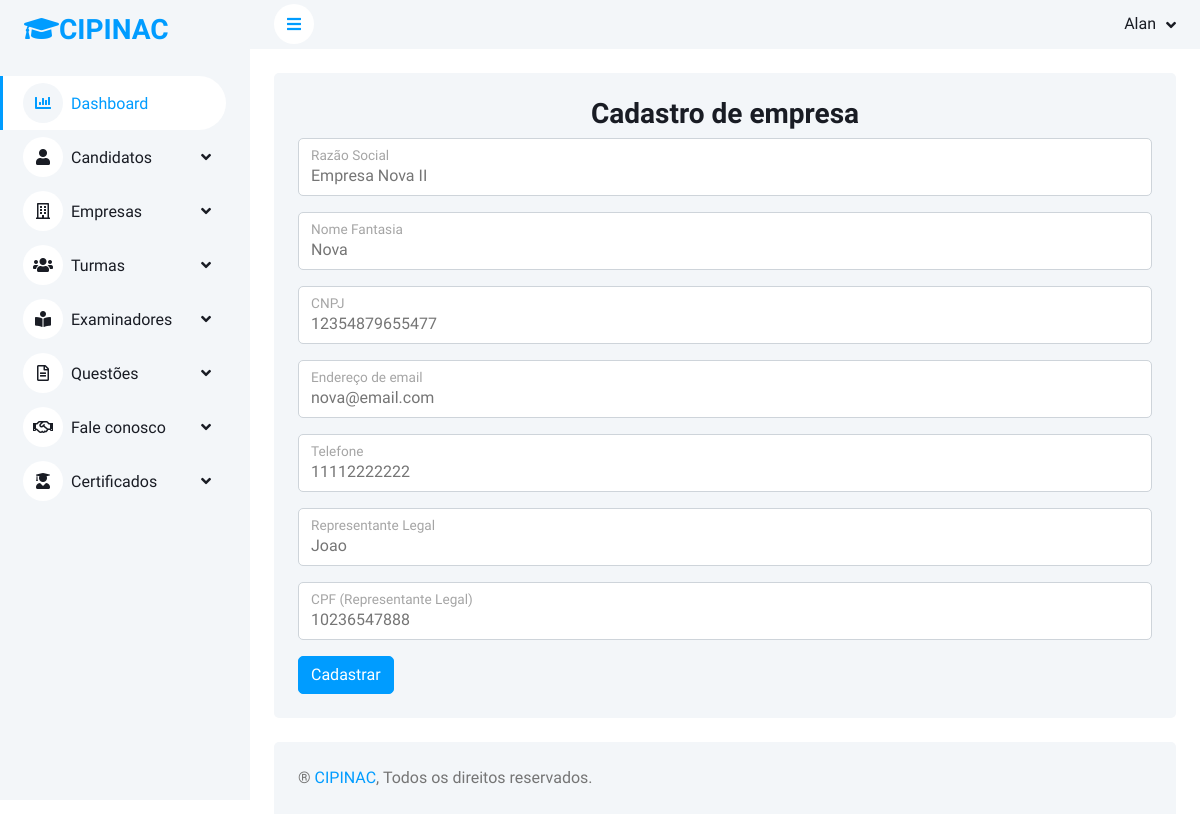
The page /empresa/1/ (signed in) on the database its author committed.
### alunos/models.py (models this page shows, shortened)
class Empresa(models.Model):
    razao_social = models.CharField(max_length=100)
    nome_fantasia = models.CharField(max_length=100)
    cnpj = models.CharField(max_length=14, unique=True)
    email = models.EmailField(max_length=50, null=True, blank=True, unique=True)
    telefone = models.CharField(max_length=11, null=True, blank=True)
    representante_legal = models.CharField(max_length=100)
    cpf_representante_legal = models.CharField(max_length=11)

### alunos/views.py (the view)
# urls.py: path('empresa/<int:pk>/',views.update_empresa, name="update_empresa"),
@login_required(login_url='index')
def update_empresa(request, pk):
    empresa = Empresa.objects.get(id=pk)
    form = EmpresaForm(instance=empresa)
    if request.method == "POST":
        form = EmpresaForm(request.POST, instance=empresa)
        if form.is_valid():
            form.save()
            messages.success(request, ("Empresa atualizada com sucesso!"))
            return render(request, 'add-empresa.html', {'form': form})
    return render(request, 'add-empresa.html', {'form': form})

### alunos/forms.py
class EmpresaForm(forms.ModelForm):
    class Meta:
        model = Empresa
        fields = '__all__'

### templates/add-empresa.html (shortened to what this page needs)
{% extends 'base.html' %}
{% load static %}
{% load widget_tweaks %}
{% block content %}
                    <div class="container-fluid pt-4 px-4">
                        <div class="bg-light rounded h-100 p-4">
                            <h3 class="text-center">Cadastro de empresa</h3>
                            <form action="." method="post" enctype="multipart/form-data">{% csrf_token %}
                                <div class="form-floating mb-3">
                                    {% render_field form.razao_social class="form-control"  type="text" %}
                                    <label for="floatingInput">Razão Social</label>
                                </div>
                                <div class="form-floating mb-3">
                                    {% render_field form.nome_fantasia class="form-control"  type="text" %}
                                    <label for="floatingInput">Nome Fantasia</label>
                                </div>
                                <div class="form-floating mb-3">
                                    {% render_field form.cnpj class="form-control"  type="text" %}
                                    <label for="floatingInput">CNPJ</label>
                                </div>
                                <div class="form-floating mb-3">
                                    {% render_field form.email class="form-control"  type="email" %}
                                    <label for="floatingInput">Endereço de email</label>
                                </div>
                                <div class="form-floating mb-3">
                                    {% render_field form.telefone class="form-control"  type="text" %}
                                    <label for="floatingInput">Telefone</label>
                                </div>
                                <div class="form-floating mb-3">
                                    {% render_field form.representante_legal class="form-control"  type="text" %}
                                    <label for="floatingInput">Representante Legal</label>
                                </div>
                                <div class="form-floating mb-3">
                                    {% render_field form.cpf_representante_legal class="form-control"  type="text" %}
                                    <label for="floatingInput">CPF (Representante Legal)</label>
                                </div>
                                <button type="submit" class="btn btn-primary">Cadastrar</button>
                            </form>
                        </div>
                    </div>
{% endblock %}

### templates/base.html (shortened to what this page needs)
{% load static %}
<!DOCTYPE html>
<html lang="pt-br">
<head>
    <link href="https://cdnjs.cloudflare.com/ajax/libs/font-awesome/5.10.0/css/all.min.css" rel="stylesheet">
    <link href="https://cdn.jsdelivr.net/npm/bootstrap-icons@1.4.1/font/bootstrap-icons.css" rel="stylesheet">
    <link href="{% static 'assets/css/bootstrap.min.css' %}" rel="stylesheet">
    <link href="{% static 'assets/css/style.css' %}" rel="stylesheet">
</head>
<body>
    <div class="container-xxl position-relative bg-white d-flex p-0">
        <div class="sidebar pe-4 pb-3">
            <nav class="navbar bg-light navbar-light">
                <a href="{% url 'index' %}" class="navbar-brand mx-4 mb-3">
                    <h3 class="text-primary"><i class="fa fa-graduation-cap"></i>CIPINAC</h3>
                </a>
                <div class="navbar-nav w-100">
                    <a href="{% url 'dashboard' %}" class="nav-item nav-link active"><i class="fa fa-chart-bar me-2"></i>Dashboard</a>
                    <div class="nav-item dropdown">
                        <a href="#" class="nav-link dropdown-toggle" data-bs-toggle="dropdown"><i class="fa fa-user me-2"></i>Candidatos</a>
                    </div>
                    <div class="nav-item dropdown">
                        <a href="#" class="nav-link dropdown-toggle" data-bs-toggle="dropdown"><i class="far fa-building me-2"></i>Empresas</a>
                    <div class="nav-item dropdown">
                        <a href="#" class="nav-link dropdown-toggle" data-bs-toggle="dropdown"><i class="far fas fa-users me-2"></i>Turmas</a>
                    </div>
                    <div class="nav-item dropdown">
                        <a href="#" class="nav-link dropdown-toggle" data-bs-toggle="dropdown"><i class="far fas fa-book-reader me-2"></i>Examinadores</a>
                    </div>
                    <div class="nav-item dropdown">
                        <a href="#" class="nav-link dropdown-toggle" data-bs-toggle="dropdown"><i class="far fa-file-alt me-2"></i>Questões</a>
                    </div>
                    <div class="nav-item dropdown">
                        <a href="#" class="nav-link dropdown-toggle" data-bs-toggle="dropdown"><i class="far far fa-handshake me-2"></i>Fale conosco</a>
                    </div>
                    <div class="nav-item dropdown">
                        <a href="#" class="nav-link dropdown-toggle" data-bs-toggle="dropdown"><i class="far far fas fa-user-graduate me-2"></i>Certificados</a>
                    </div>
                </div>
            </nav>
        </div>
        <div class="content">
            <nav class="navbar navbar-expand bg-light navbar-light sticky-top px-4 py-0">
                <a href="#" class="sidebar-toggler flex-shrink-0">
                    <i class="fa fa-bars"></i>
                </a>
                <div class="navbar-nav align-items-center ms-auto">
                    <div class="nav-item dropdown">
                        <a href="#" class="nav-link dropdown-toggle" data-bs-toggle="dropdown">
                            <span class="d-none d-lg-inline-flex">{{request.user.first_name}}</span>
                        </a>
                    </div>
                </div>
            </nav>
                    {% block content %}{% endblock %}
            <div class="container-fluid pt-4 px-4">
                <div class="bg-light rounded-top p-4">
                    <div class="row">
                        <div class="col-12 col-sm-6 text-center text-sm-start">
                            ® <a href="#">CIPINAC</a>, Todos os direitos reservados.
                        </div>
                    </div>
                </div>
            </div>
        </div>
    </div>
</body>
</html>

### static/assets/css/style.css (style rules this page uses)
:root { --primary: #009CFF; --light: #F3F6F9; --dark: #191C24; }
.btn { transition: .5s; }
.btn.btn-primary { color: #FFFFFF; }
.sidebar { position: fixed; top: 0; left: 0; bottom: 0; width: 250px; height: 100vh; overflow-y: auto; background: var(--light); transition: 0.5s; z-index: 999; }
.content { margin-left: 250px; min-height: 100vh; background: #FFFFFF; transition: 0.5s; }
@media (min-width: 992px) { .sidebar { margin-left: 0; } }
@media (min-width: 992px) { .content { width: calc(100% - 250px); } }
.sidebar .navbar .navbar-nav .nav-link { padding: 7px 20px; color: var(--dark); font-weight: 500; border-left: 3px solid var(--light); border-radius: 0 30px 30px 0; outline: none; }
.sidebar .navbar .navbar-nav .nav-link:hover, .sidebar .navbar .navbar-nav .nav-link.active { color: var(--primary); background: #FFFFFF; border-color: var(--primary); }
.sidebar .navbar .navbar-nav .nav-link i { width: 40px; height: 40px; display: inline-flex; align-items: center; justify-content: center; background: #FFFFFF; border-radius: 40px; }
.sidebar .navbar .navbar-nav .nav-link:hover i, .sidebar .navbar .navbar-nav .nav-link.active i { background: var(--light); }
.sidebar .navbar .dropdown-toggle::after { position: absolute; top: 15px; right: 15px; border: none; content: "\f107"; font-family: "Font Awesome 5 Free"; font-weight: 900; transition: .5s; }
.content .navbar .navbar-nav .nav-link { margin-left: 25px; padding: 12px 0; color: var(--dark); outline: none; }
.content .navbar .sidebar-toggler, .content .navbar .navbar-nav .nav-link i { width: 40px; height: 40px; display: inline-flex; align-items: center; justify-content: center; background: #FFFFFF; border-radius: 40px; }
.content .navbar .dropdown-toggle::after { margin-left: 6px; vertical-align: middle; border: none; content: "\f107"; font-family: "Font Awesome 5 Free"; font-weight: 900; transition: .5s; }

### rows shown on the page
Empresa: razao_social "Empresa Nova II", nome_fantasia "Nova", cnpj "12354879655477", email "nova@email.com", telefone "11112222222", representante_legal "Joao", cpf_representante_legal "10236547888"

### other values the page prints
{{ request.user.first_name }} "Alan"
